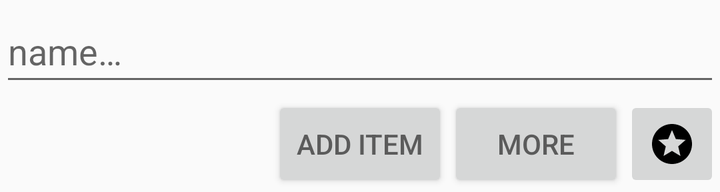
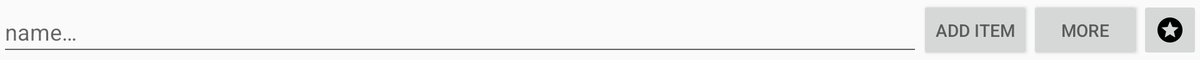

The same Android screen from two of the app's own layout files: first res/layout/ as a phone draws it, then the repository's variant for another configuration, drawn on a device whose configuration selects that folder. Both files follow.
<!-- AndroidManifest.xml: application theme AppTheme -->
<!-- res/layout/fragment_trip_detail_add_itemblock.xml -->
<?xml version="1.0" encoding="utf-8"?>
<RelativeLayout xmlns:android="http://schemas.android.com/apk/res/android"
                android:id="@+id/trip_detail__add_item_block"
                android:layout_width="match_parent"
                android:layout_height="wrap_content">

    <android.support.v7.widget.AppCompatAutoCompleteTextView
        android:id="@+id/trip_detail__new_item__edit"
        android:layout_width="match_parent"
        android:layout_height="wrap_content"
        android:minHeight="@dimen/accessibility_edit_text_min_height"
        android:imeOptions="actionGo"
        android:inputType="text"
        android:lines="1"
        android:maxLines="1"
        android:hint="@string/trip_detail__new_item__access"/>

    <android.support.v7.widget.AppCompatButton
        android:id="@+id/trip_detail__new_item__button"
        android:layout_width="wrap_content"
        android:layout_height="wrap_content"
        android:layout_below="@id/trip_detail__new_item__edit"
        android:minHeight="@dimen/accessibility_button_min_height"
        android:layout_toLeftOf="@+id/trip_detail__new_item_detail__button"
        android:layout_toStartOf="@+id/trip_detail__new_item_detail__button"
        android:text="@string/trip_detail__add_item___button"/>


    <android.support.v7.widget.AppCompatButton
        android:id="@id/trip_detail__new_item_detail__button"
        android:layout_width="wrap_content"
        android:layout_height="wrap_content"
        android:layout_below="@id/trip_detail__new_item__edit"
        android:minHeight="@dimen/accessibility_button_min_height"
        android:layout_toLeftOf="@+id/trip_detail__new_item_magic__button"
        android:layout_toStartOf="@+id/trip_detail__new_item_magic__button"
        android:text="@string/trip_detail__add_item_detail___button"/>

    <android.support.v7.widget.AppCompatImageButton
        android:id="@id/trip_detail__new_item_magic__button"
        android:layout_width="wrap_content"
        android:layout_height="wrap_content"
        android:layout_below="@id/trip_detail__new_item__edit"
        android:minHeight="@dimen/accessibility_button_min_height"
        android:minWidth="@dimen/accessibility_button_min_width"
        android:layout_alignParentEnd="true"
        android:layout_alignParentRight="true"
        android:contentDescription="@string/trip_detail__new_item_magic___access"
        android:src="@drawable/ic_stars_black_24dp"/>


</RelativeLayout>
<!-- resources referenced by this layout -->
<resources>
  <dimen name="accessibility_button_min_height">48dip</dimen>
  <dimen name="accessibility_button_min_width">48dip</dimen>
  <dimen name="accessibility_edit_text_min_height">48dip</dimen>
  <!-- drawable ic_stars_black_24dp (drawable) -->
  <vector xmlns:android="http://schemas.android.com/apk/res/android"
          android:width="24dp"
          android:height="24dp"
          android:viewportWidth="24.0"
          android:viewportHeight="24.0">
      <path
          android:fillColor="#FF000000"
          android:pathData="M11.99,2C6.47,2 2,6.48 2,12s4.47,10 9.99,10C17.52,22 22,17.52 22,12S17.52,2 11.99,2zM16.23,18L12,15.45 7.77,18l1.12,-4.81 -3.73,-3.23 4.92,-0.42L12,5l1.92,4.53 4.92,0.42 -3.73,3.23L16.23,18z"/>
  </vector>
  <string name="trip_detail__add_item___button">Add item</string>
  <string name="trip_detail__add_item_detail___button">More</string>
  <string name="trip_detail__new_item__access">name…</string>
  <string name="trip_detail__new_item_magic___access">Button. Suggest an item</string>
  <style name="AppTheme" parent="Theme.AppCompat.Light.DarkActionBar">
          
          <item name="colorPrimary">@color/colorPrimary</item>
          <item name="colorPrimaryDark">@color/colorPrimaryDark</item>
          <item name="colorAccent">@color/colorAccent</item>
  
          
          
          <item name="android:textColor">#5B5B5B</item>
  
          
          <item name="windowActionModeOverlay">true</item>
      </style>
  <color name="colorPrimary">#3F51B5</color>
  <color name="colorPrimaryDark">#303F9F</color>
  <color name="colorAccent">#FF4081</color>
</resources>
<!-- res/layout-sw600dp-land/fragment_trip_detail_add_itemblock.xml (the repository's variant of the layout above) -->
<!-- drawn on a 7-inch tablet turned sideways -->
<?xml version="1.0" encoding="utf-8"?>
<RelativeLayout xmlns:android="http://schemas.android.com/apk/res/android"
                android:id="@+id/trip_detail__add_item_block"
                android:layout_width="match_parent"
                android:layout_height="wrap_content">

    <android.support.v7.widget.AppCompatButton
        android:id="@+id/trip_detail__new_item__button"
        android:layout_width="wrap_content"
        android:layout_height="wrap_content"
        android:minHeight="@dimen/accessibility_button_min_height"
        android:layout_toLeftOf="@+id/trip_detail__new_item_detail__button"
        android:layout_toStartOf="@+id/trip_detail__new_item_detail__button"
        android:text="@string/trip_detail__add_item___button"/>


    <android.support.v7.widget.AppCompatButton
        android:id="@id/trip_detail__new_item_detail__button"
        android:layout_width="wrap_content"
        android:layout_height="wrap_content"
        android:minHeight="@dimen/accessibility_button_min_height"
        android:layout_toLeftOf="@+id/trip_detail__new_item_magic__button"
        android:layout_toStartOf="@+id/trip_detail__new_item_magic__button"
        android:text="@string/trip_detail__add_item_detail___button"/>

    <android.support.v7.widget.AppCompatImageButton
        android:id="@id/trip_detail__new_item_magic__button"
        android:layout_width="wrap_content"
        android:layout_height="wrap_content"
        android:minHeight="@dimen/accessibility_button_min_height"
        android:layout_alignParentEnd="true"
        android:layout_alignParentRight="true"
        android:contentDescription="@string/trip_detail__new_item_magic___access"
        android:src="@drawable/ic_stars_black_24dp"/>

    <android.support.v7.widget.AppCompatAutoCompleteTextView
        android:id="@+id/trip_detail__new_item__edit"
        android:layout_width="match_parent"
        android:layout_height="wrap_content"
        android:minHeight="@dimen/accessibility_edit_text_min_height"
        android:layout_toLeftOf="@id/trip_detail__new_item__button"
        android:layout_toStartOf="@id/trip_detail__new_item__button"
        android:imeOptions="actionGo"
        android:inputType="text"
        android:lines="1"
        android:maxLines="1"
        android:hint="@string/trip_detail__new_item__access"/>
</RelativeLayout>
<!-- resources referenced by the variant -->
<!-- as a 7-inch tablet turned sideways resolves them -->
<resources>
  <dimen name="accessibility_button_min_height">48dip</dimen>
  <dimen name="accessibility_edit_text_min_height">48dip</dimen>
  <!-- drawable ic_stars_black_24dp (drawable) -->
  <vector xmlns:android="http://schemas.android.com/apk/res/android"
          android:width="24dp"
          android:height="24dp"
          android:viewportWidth="24.0"
          android:viewportHeight="24.0">
      <path
          android:fillColor="#FF000000"
          android:pathData="M11.99,2C6.47,2 2,6.48 2,12s4.47,10 9.99,10C17.52,22 22,17.52 22,12S17.52,2 11.99,2zM16.23,18L12,15.45 7.77,18l1.12,-4.81 -3.73,-3.23 4.92,-0.42L12,5l1.92,4.53 4.92,0.42 -3.73,3.23L16.23,18z"/>
  </vector>
  <string name="trip_detail__add_item___button">Add item</string>
  <string name="trip_detail__add_item_detail___button">More</string>
  <string name="trip_detail__new_item__access">name…</string>
  <string name="trip_detail__new_item_magic___access">Button. Suggest an item</string>
  <style name="AppTheme" parent="Theme.AppCompat.Light.DarkActionBar">
          
          <item name="colorPrimary">@color/colorPrimary</item>
          <item name="colorPrimaryDark">@color/colorPrimaryDark</item>
          <item name="colorAccent">@color/colorAccent</item>
  
          
          
          <item name="android:textColor">#5B5B5B</item>
  
          
          <item name="windowActionModeOverlay">true</item>
      </style>
  <color name="colorPrimary">#3F51B5</color>
  <color name="colorPrimaryDark">#303F9F</color>
  <color name="colorAccent">#FF4081</color>
</resources>
